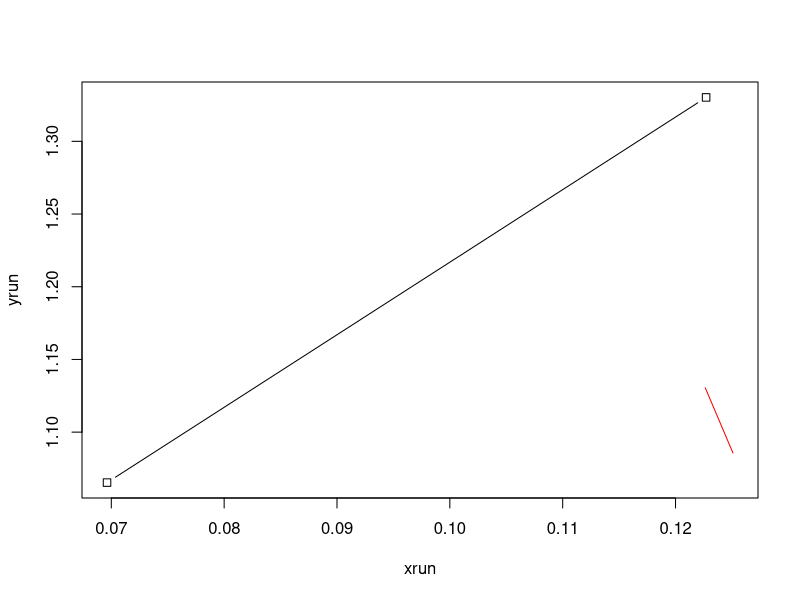

Source code (R): (Note: this script raises an error after producing the figure.)
rm(list = ls(all = TRUE))

for (iii in c(1:100))
{

# creating the runner's trajectory
t = 0.4
T = 0.4
tvec = seq(from = 0, to = T, by = t)

# xrun = seq(from = 1, to = xmax[1], by = 0.001)
# # yrun = 5*log(xrun) 
# yrun = abs(rnorm(n = length(xrun), mean = 0, sd = 2) + xrun*xrun/500 + xrun/20 + 1)
# xrun = xrun[seq(from = 1, to = length(xrun), length.out = T/t + 1)]
# yrun = yrun[seq(from = 1, to = length(yrun), length.out = T/t + 1)]

# setting the parameters for the pursuit model
speedchaser <- function(t)
{
  if (t <= 0.2) sval = .25
  else sval = .5
  return(sval)
}

f1 <- function(x, y, xr, yr, t)
{
  numerator = speedchaser(t) * (xr - x)
  denominator = sqrt((xr - x)^2 + (yr - y)^2)
  return(numerator/denominator)
}

f2 <- function(x, y, xr, yr, t)
{
  numerator = speedchaser(t) * (yr - y)
  denominator = sqrt((xr - x)^2 + (yr - y)^2)
  return(numerator/denominator)
}

g1 <- function(x, y, t)
{
  nu1 = 0.5
  return(nu1)
}

g2 <- function(x, y, t)
{
  nu2 = 0.5
  return(nu2)
}

# simulating the pursuit model
h = 0.2

nsteps = ceiling(T/h)   # 250000
nsaves = ceiling(T/t)   # 25
hilt = ceiling(t/h)		# 1000
stopifnot((nsteps == (nsaves*hilt)))

h12 = sqrt(h)

xrun <- vector(length = nsaves + 1)
yrun <- vector(length = nsaves + 1)
xchase <- vector(length = nsaves + 1)
ychase <- vector(length = nsaves + 1)

xrun[1] = abs(rnorm(n = 1, mean = 0, sd = 1)) 
yrun[1] = exp(xrun[1])
# yrun[1] = abs(rnorm(n = 1, mean = 0, sd = 1)) 
xchase[1] = abs(rnorm(n = 1, mean = xrun[1], sd = 0.5)) 
ychase[1] = abs(rnorm(n = 1, mean = yrun[1], sd = 0.5))

for (i in c(1:nsaves))
{
    # print loop counter
    print(i)
    flush.console()

    xc = xchase[i]
    yc = ychase[i]
    t = tvec[i]
    xr = xrun[i]
    yr = yrun[i]
    
    xrun[i+1] = abs(xrun[i] + rnorm(n = 1, mean = 0, sd = 0.25))
    yrun[i+1] = abs(yrun[i] + rnorm(n = 1, mean = 0, sd = 0.25))

    for (j in c(1:hilt))
    {
        xc = abs(xc + (f1(xc, yc, xr, yr, t))*(h) + (h12)*(g1(xc, yc, t))*(rnorm(n = 1)))     
        yc = abs(yc + (f2(xc, yc, xr, yr, t))*(h) + (h12)*(g2(xc, yc, t))*(rnorm(n = 1)))
    }

    xchase[i+1] = xc
    ychase[i+1] = yc
}

xaxis = c(min(xchase, xrun), max(xchase, xrun))
yaxis = c(min(ychase, yrun), max(ychase, yrun))

plot(xrun, yrun, xaxis, yaxis, type = "l", col = "red")
runner = list(tvec, xrun, yrun)

lines(xchase, ychase, xaxis, yaxis, type = "b", col = "black")
chaser = list(tvec, xchase, ychase)

myfname = paste('./data/fakedata_h_0.04_',iii,'.RData',sep='')

save(runner, chaser, file=myfname)

}
